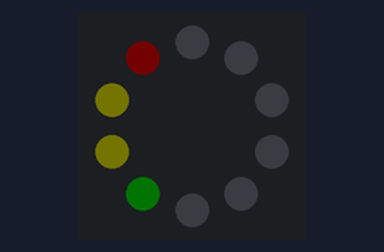
A program run on a simulated Circuit Playground running CircuitPython. Parts: the board's ring of 10 RGB LEDs (number 0 left of the top, counting anticlockwise). Dim RGB values are drawn brighter than linear; what the program prints to the serial console is not drawn.

Above: at 0.05 s.
At 0.67 s:
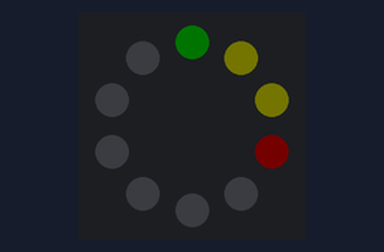
At 1.29 s:
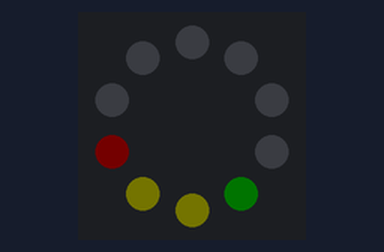

The program:

chasing-leds.py
```python
import time
import board
import neopixel
import audioio

RED =   (16, 0, 0)
YELLOW = (16, 16, 0)
GREEN = (0, 16, 0)
BLACK = (0, 0 , 0)

pixels = neopixel.NeoPixel(board.NEOPIXEL, 10, brightness = 0.1)
pixels.fill(BLACK)

print("Hello World!")

while True:
    for i in range(10):
        pixels[(i-1) % 10] = BLACK
        pixels[i] = RED
        pixels[(i+1) % 10] = YELLOW
        pixels[(i+2) % 10] = YELLOW
        pixels[(i+3) % 10] = GREEN
        time.sleep(0.1)
```

Measured:
- by itself, everything shown: repeats every 1.0 s, in 10 steps
